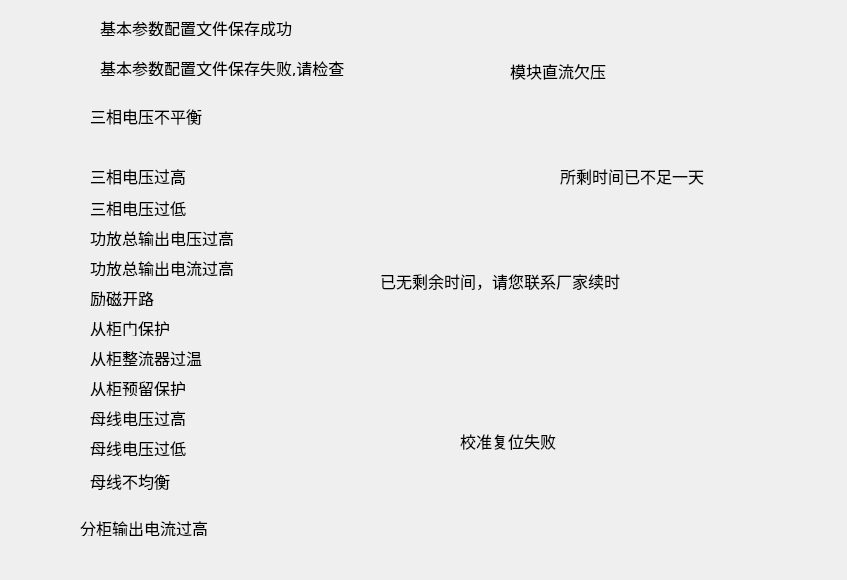
<?xml version="1.0" encoding="UTF-8"?>
<ui version="4.0">
 <class>Dialog</class>
 <widget class="QDialog" name="Dialog">
  <property name="geometry">
   <rect>
    <x>0</x>
    <y>0</y>
    <width>847</width>
    <height>580</height>
   </rect>
  </property>
  <property name="font">
   <font>
    <family>微软雅黑</family>
    <pointsize>12</pointsize>
   </font>
  </property>
  <property name="windowTitle">
   <string>Dialog</string>
  </property>
  <widget class="QLabel" name="label">
   <property name="geometry">
    <rect>
     <x>90</x>
     <y>40</y>
     <width>41</width>
     <height>16</height>
    </rect>
   </property>
   <property name="font">
    <font>
     <family>微软雅黑</family>
     <pointsize>12</pointsize>
    </font>
   </property>
   <property name="text">
    <string/>
   </property>
  </widget>
  <widget class="QLabel" name="label_4">
   <property name="geometry">
    <rect>
     <x>90</x>
     <y>105</y>
     <width>151</width>
     <height>21</height>
    </rect>
   </property>
   <property name="font">
    <font>
     <family>微软雅黑</family>
     <pointsize>12</pointsize>
    </font>
   </property>
   <property name="text">
    <string>三相电压不平衡</string>
   </property>
  </widget>
  <widget class="QLabel" name="label_5">
   <property name="geometry">
    <rect>
     <x>90</x>
     <y>165</y>
     <width>141</width>
     <height>21</height>
    </rect>
   </property>
   <property name="font">
    <font>
     <family>微软雅黑</family>
     <pointsize>12</pointsize>
    </font>
   </property>
   <property name="text">
    <string>三相电压过高</string>
   </property>
  </widget>
  <widget class="QLabel" name="label_6">
   <property name="geometry">
    <rect>
     <x>90</x>
     <y>200</y>
     <width>131</width>
     <height>16</height>
    </rect>
   </property>
   <property name="font">
    <font>
     <family>微软雅黑</family>
     <pointsize>12</pointsize>
    </font>
   </property>
   <property name="text">
    <string>三相电压过低</string>
   </property>
  </widget>
  <widget class="QLabel" name="label_7">
   <property name="geometry">
    <rect>
     <x>90</x>
     <y>230</y>
     <width>191</width>
     <height>16</height>
    </rect>
   </property>
   <property name="font">
    <font>
     <family>微软雅黑</family>
     <pointsize>12</pointsize>
    </font>
   </property>
   <property name="text">
    <string>功放总输出电压过高</string>
   </property>
  </widget>
  <widget class="QLabel" name="label_8">
   <property name="geometry">
    <rect>
     <x>90</x>
     <y>260</y>
     <width>191</width>
     <height>16</height>
    </rect>
   </property>
   <property name="font">
    <font>
     <family>微软雅黑</family>
     <pointsize>12</pointsize>
    </font>
   </property>
   <property name="text">
    <string>功放总输出电流过高</string>
   </property>
  </widget>
  <widget class="QLabel" name="label_9">
   <property name="geometry">
    <rect>
     <x>90</x>
     <y>290</y>
     <width>91</width>
     <height>16</height>
    </rect>
   </property>
   <property name="font">
    <font>
     <family>微软雅黑</family>
     <pointsize>12</pointsize>
    </font>
   </property>
   <property name="text">
    <string>励磁开路</string>
   </property>
  </widget>
  <widget class="QLabel" name="label_10">
   <property name="geometry">
    <rect>
     <x>90</x>
     <y>320</y>
     <width>121</width>
     <height>16</height>
    </rect>
   </property>
   <property name="font">
    <font>
     <family>微软雅黑</family>
     <pointsize>12</pointsize>
    </font>
   </property>
   <property name="text">
    <string>从柜门保护</string>
   </property>
  </widget>
  <widget class="QLabel" name="label_11">
   <property name="geometry">
    <rect>
     <x>90</x>
     <y>350</y>
     <width>161</width>
     <height>16</height>
    </rect>
   </property>
   <property name="font">
    <font>
     <family>微软雅黑</family>
     <pointsize>12</pointsize>
    </font>
   </property>
   <property name="text">
    <string>从柜整流器过温</string>
   </property>
  </widget>
  <widget class="QLabel" name="label_12">
   <property name="geometry">
    <rect>
     <x>90</x>
     <y>380</y>
     <width>171</width>
     <height>16</height>
    </rect>
   </property>
   <property name="font">
    <font>
     <family>微软雅黑</family>
     <pointsize>12</pointsize>
    </font>
   </property>
   <property name="text">
    <string>从柜预留保护</string>
   </property>
  </widget>
  <widget class="QLabel" name="label_22">
   <property name="geometry">
    <rect>
     <x>290</x>
     <y>40</y>
     <width>54</width>
     <height>12</height>
    </rect>
   </property>
   <property name="text">
    <string/>
   </property>
  </widget>
  <widget class="QLabel" name="label_13">
   <property name="geometry">
    <rect>
     <x>90</x>
     <y>410</y>
     <width>141</width>
     <height>16</height>
    </rect>
   </property>
   <property name="font">
    <font>
     <family>微软雅黑</family>
     <pointsize>12</pointsize>
    </font>
   </property>
   <property name="text">
    <string>母线电压过高</string>
   </property>
  </widget>
  <widget class="QLabel" name="label_14">
   <property name="geometry">
    <rect>
     <x>90</x>
     <y>440</y>
     <width>131</width>
     <height>16</height>
    </rect>
   </property>
   <property name="font">
    <font>
     <family>微软雅黑</family>
     <pointsize>12</pointsize>
    </font>
   </property>
   <property name="text">
    <string>母线电压过低</string>
   </property>
  </widget>
  <widget class="QLabel" name="label_15">
   <property name="geometry">
    <rect>
     <x>90</x>
     <y>470</y>
     <width>141</width>
     <height>21</height>
    </rect>
   </property>
   <property name="font">
    <font>
     <family>微软雅黑</family>
     <pointsize>12</pointsize>
    </font>
   </property>
   <property name="text">
    <string>母线不均衡</string>
   </property>
  </widget>
  <widget class="QLabel" name="label_16">
   <property name="geometry">
    <rect>
     <x>80</x>
     <y>520</y>
     <width>201</width>
     <height>16</height>
    </rect>
   </property>
   <property name="font">
    <font>
     <family>微软雅黑</family>
     <pointsize>12</pointsize>
    </font>
   </property>
   <property name="text">
    <string>分柜输出电流过高</string>
   </property>
  </widget>
  <widget class="QLabel" name="label_2">
   <property name="geometry">
    <rect>
     <x>380</x>
     <y>260</y>
     <width>241</width>
     <height>41</height>
    </rect>
   </property>
   <property name="text">
    <string>已无剩余时间，请您联系厂家续时</string>
   </property>
  </widget>
  <widget class="QLabel" name="label_3">
   <property name="geometry">
    <rect>
     <x>460</x>
     <y>430</y>
     <width>181</width>
     <height>21</height>
    </rect>
   </property>
   <property name="text">
    <string>校准复位失败</string>
   </property>
  </widget>
  <widget class="QLabel" name="label_17">
   <property name="geometry">
    <rect>
     <x>100</x>
     <y>20</y>
     <width>201</width>
     <height>16</height>
    </rect>
   </property>
   <property name="text">
    <string>基本参数配置文件保存成功</string>
   </property>
  </widget>
  <widget class="QLabel" name="label_18">
   <property name="geometry">
    <rect>
     <x>100</x>
     <y>60</y>
     <width>251</width>
     <height>16</height>
    </rect>
   </property>
   <property name="text">
    <string>基本参数配置文件保存失败,请检查</string>
   </property>
  </widget>
  <widget class="QLabel" name="label_19">
   <property name="geometry">
    <rect>
     <x>560</x>
     <y>140</y>
     <width>181</width>
     <height>71</height>
    </rect>
   </property>
   <property name="text">
    <string>所剩时间已不足一天</string>
   </property>
  </widget>
  <widget class="QLabel" name="label_20">
   <property name="geometry">
    <rect>
     <x>510</x>
     <y>60</y>
     <width>101</width>
     <height>21</height>
    </rect>
   </property>
   <property name="text">
    <string>模块直流欠压</string>
   </property>
  </widget>
 </widget>
 <resources/>
 <connections/>
</ui>
